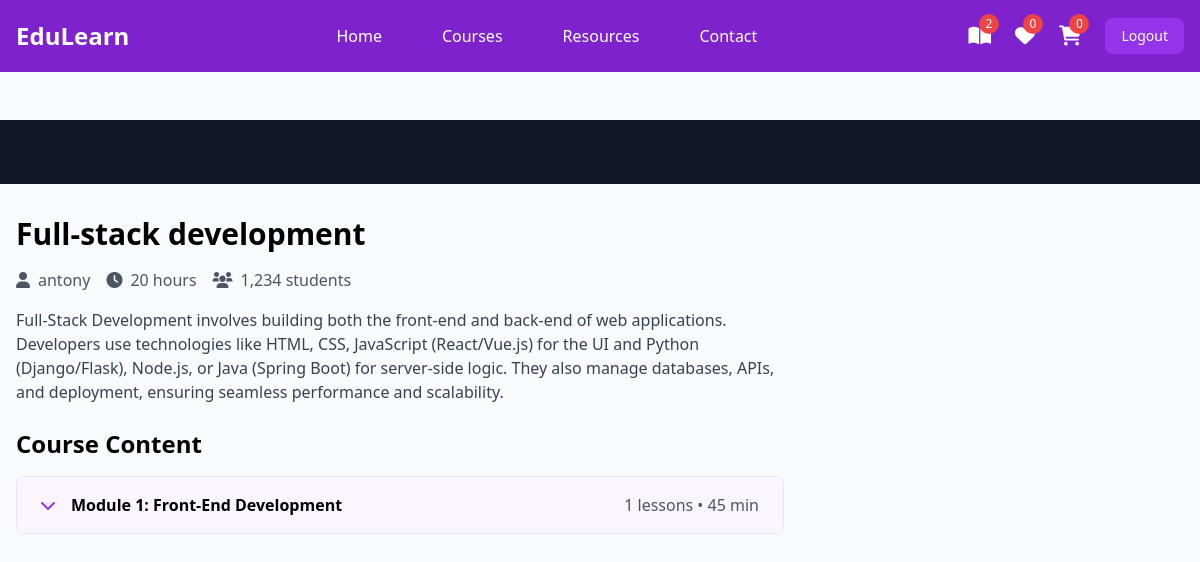
The page /student/courses/2/watch/ (signed in) on the database its author committed.
### instructor/models.py (models this page shows, shortened)
class User(AbstractUser):
    ROLE_OPTION=(
        ("INSTRUCTOR","INSTRUCTOR"),
        ("STUDENT","STUDENT")
    )
    role=models.CharField(max_length=15,choices=ROLE_OPTION,default="STUDENT")

class Course(models.Model):
    title=models.CharField(max_length=50)
    description=models.TextField()
    price=models.DecimalField(decimal_places=2,max_digits=5)
    owner=models.ForeignKey(User,on_delete=models.SET_NULL,related_name="courses",null=True)
    is_free=models.BooleanField(default=False)
    picture=models.ImageField(upload_to="courseimage",null=True,blank=True,default="courseimage/default.png")
    thumbnail=EmbedVideoField()
    Category_objects=models.ManyToManyField(Category)
    created_at=models.DateTimeField(auto_now_add=True)
    updated_at=models.DateTimeField(auto_now=True)

class Module(models.Model):
    title=models.CharField(max_length=200)
    course_object=models.ForeignKey(Course,on_delete=models.CASCADE,related_name="modules")
    order=models.PositiveIntegerField()

### student/views.py (the view)
# urls.py: path("courses/<int:pk>/watch/",views.LessonDetailView.as_view(),name="lesson-detail"),
@method_decorator(signin_required,name="dispatch")
class LessonDetailView(View):
    def get(self,request,*args,**kwargs):
        course_id=kwargs.get("pk")
        course_instance=Course.objects.get(id=course_id)
        query_params=request.GET
        module_id=query_params.get("module") if "module" in query_params else course_instance.modules.all().first().id
        module_instance=Module.objects.get(id=module_id,course_object=course_instance)
        lesson_id=query_params.get("lesson") if "lesson" in query_params else module_instance.lessons.all().first().id
        lesson_instance=Lesson.objects.get(id=lesson_id,module_object=module_instance)
        return render(request,"lesson_detail.html",{"course":course_instance,"lesson":lesson_instance})

### student/context_processor.py (called while the page is built)
def course_context(request):
    count=0
    if request.user.is_authenticated:
        orders=request.user.purchase.filter(is_paid=True)
        count=len([c for o in orders for c in o.course_objects.all()])
    return {'count':count}

### student/templates/lesson_detail.html (shortened to what this page needs)
{%extends 'base.html'%}
{% load embed_video_tags %}
{%block main_block%}
    <div class="pt-20">
        <div class="bg-gray-900 w-full">
            <div class="max-w-screen-xl mx-auto px-4 py-8">
            </div>
        </div>
        <div class="max-w-screen-xl mx-auto px-4 py-8 grid grid-cols-1 lg:grid-cols-3 gap-8">
            <div class="lg:col-span-2">
                <h1 class="text-3xl font-bold mb-4">{{course.title}}</h1>
                <div class="flex items-center mb-4 text-gray-600">
                    <span class="mr-4"><i class="fas fa-user mr-2"></i>{{course.owner}}</span>
                    <span class="mr-4"><i class="fas fa-clock mr-2"></i>20 hours</span>
                    <span><i class="fas fa-users mr-2"></i>1,234 students</span>
                </div>
                <p class="text-gray-700 mb-6">{{course.description}}</p>
                <div class="space-y-4">
                    <h2 class="text-2xl font-bold mb-4">Course Content</h2>
                   {%for module in course.modules.all%}
                   <div class="border rounded-lg overflow-hidden">
                    <button class="w-full px-6 py-4 bg-purple-50 hover:bg-purple-100 flex items-center justify-between" onclick="toggleModule('module{{forloop.counter}}')">
                        <div class="flex items-center">
                            <i class="fas fa-chevron-down mr-4 text-purple-600"></i>
                            <span class="font-semibold">Module {{forloop.counter}}: {{module.title}}</span>
                        </div>
                        <span class="text-gray-600">{{module.lessons.all.count}} lessons • 45 min</span>
                    </button>
                </div>
                   {%endfor%}
                </div>
            </div>
{%endblock%}

### student/templates/base.html (shortened to what this page needs)
<!DOCTYPE html>
<html lang="en">
<head>
    <script src="https://cdn.tailwindcss.com"></script>
    <link href="https://cdnjs.cloudflare.com/ajax/libs/font-awesome/6.0.0/css/all.min.css" rel="stylesheet">
</head>
<body class="bg-gray-50">
    <nav class="bg-purple-700 fixed w-full z-20 top-0 left-0 ">
        <div class="max-w-screen-xl flex flex-wrap items-center justify-between mx-auto p-4">
            <a href="#" class="flex items-center">
                <span class="self-center text-2xl font-semibold text-white">EduLearn</span>
            </a>
            <div class="items-center justify-between hidden w-full md:flex md:w-auto md:order-1">
                <ul class="flex flex-col p-4 md:p-0 mt-4 font-medium md:flex-row md:space-x-8 md:mt-0">
                    <li><a href="{%url 'index'%}" class="block py-2 pl-3 pr-4 text-white hover:text-purple-200">Home</a></li>
                    <li><a href="{%url 'mycourses'%}" class="block py-2 pl-3 pr-4 text-white hover:text-purple-200">Courses</a></li>
                    <li><a href="#" class="block py-2 pl-3 pr-4 text-white hover:text-purple-200">Resources</a></li>
                    <li><a href="#" class="block py-2 pl-3 pr-4 text-white hover:text-purple-200">Contact</a></li>
                </ul>
            </div>
            <div class="flex items-center space-x-6 md:order-2">
                <div class="relative group">
                    <a href="{%url 'mycourses'%}" class="text-white hover:text-purple-200">
                        <i class="fas fa-book-open text-xl"></i>
                        <span class="absolute -top-2 -right-2 bg-red-500 text-white text-xs rounded-full h-5 w-5 flex items-center justify-center">{{count}}</span>
                    </a>
                </div>
                <div class="relative group">
                    <a href="#" class="text-white hover:text-purple-200">
                        <i class="fas fa-heart text-xl"></i>
                        <span class="absolute -top-2 -right-2 bg-red-500 text-white text-xs rounded-full h-5 w-5 flex items-center justify-center">0</span>
                    </a>
                </div>
                <div class="relative group">
                    <a href="{%url 'cart-summary'%}" class="text-white hover:text-purple-200">
                        <i class="fas fa-shopping-cart text-xl"></i>
                        <span class="absolute -top-2 -right-2 bg-red-500 text-white text-xs rounded-full h-5 w-5 flex items-center justify-center">{{request.user.basket.all.count}}</span>
                    </a>
                </div>
                <a href="{%url 'logout'%}"><button class="text-white bg-purple-600 hover:bg-purple-800 focus:ring-4 focus:outline-none focus:ring-purple-300 font-medium rounded-lg text-sm px-4 py-2 text-center">Logout</button></a>
            </div>
        </div>
    </nav>
    <div class="mt-10">
        {%block main_block%}
    {%endblock%}
    </div>
</body>
</html>

### rows shown on the page
User: user.basket.all.count "0"
Course: title "Full-stack development", owner "antony", description "Full-Stack Development involves building both the front-end and back-end of web applications. Developers use technologies like HTML, CSS, JavaScript (React/Vue.js) for the UI and Python (Django/Flask), Node.js, or Java (Spring Boot) for server-side logic. They also manage databases, APIs, and deployment, ensuring seamless performance and scalability."
Module: title "Front-End Development", lessons.all.count "1"

### other values the page prints
{{ count }} "2"
